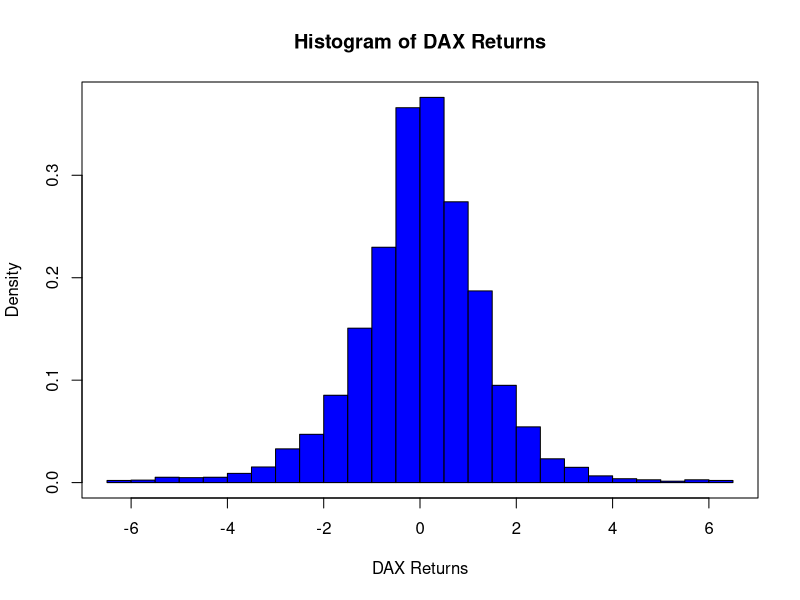

This figure's R source:
# replace the path of the working directory if necessary
# setwd("C:/R") 
d         = read.csv("COPdax140624.csv") # pls download the pertinent data set.
DateInput = as.Date(d[, 1])
numOfDate = as.numeric(as.Date(c(DateInput)))
newDF     = data.frame(d, numOfDate)
sortNewDF = newDF[order(newDF[, 3]), ]
newDF2    = data.frame(sortNewDF, seq(1, length(newDF[, 3]), 
                    length.out = length(newDF[, 3])))
Pt        = newDF[, 2]
P1        = Pt[ - length(Pt)]
P2        = Pt[ - 1]
DAXreturn = log(P1 / P2)
DAXreturn = data.frame(DAXreturn, length(DAXreturn):1)
DAXreturn = DAXreturn[order(DAXreturn[, 2]), ]
DAXreturn = DAXreturn[, 1] * 100
r         = DAXreturn[- which(DAXreturn >= 6.5|DAXreturn <= - 6.5)]

# do plot
hist(r, prob = TRUE, 12, main = "Histogram of DAX Returns",
     col = "Blue", freq = F, breaks  =  24,
	 xlab = "DAX Returns") 
box()